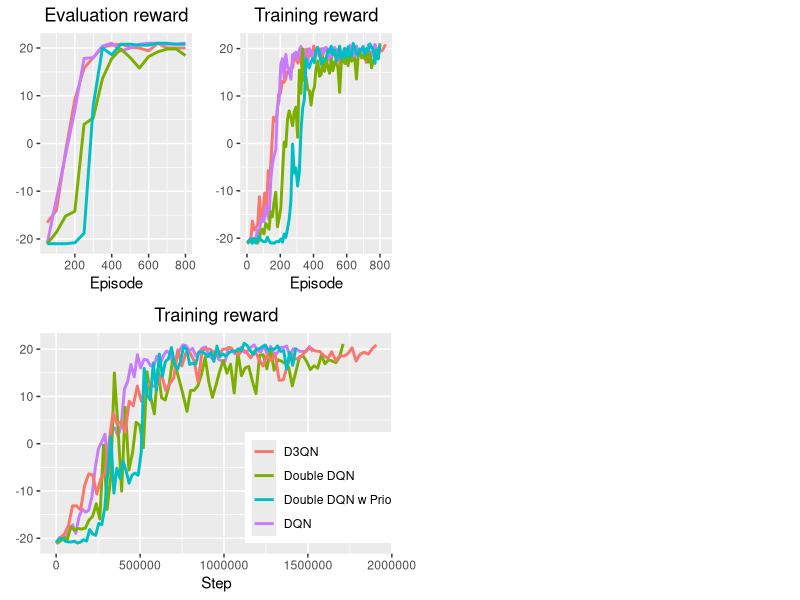

The R script that drew this image:
## ---- chunk 1
eval_reward_D3QN = read.csv("Pong/DuelingDoubleDQNData/eval_reward.csv")
training_reward_D3QN = read.csv("Pong/DuelingDoubleDQNData/training_reward.csv")

eval_reward_DQN = read.csv("Pong/DQNData/eval_reward.csv")
training_reward_DQN = read.csv("Pong/DQNData/training_reward.csv")

eval_reward_DDQN = read.csv("Pong/DoubleDQNData/eval_reward.csv")
training_reward_DDQN = read.csv("Pong/DoubleDQNData/training_reward.csv")

eval_reward_DDQNPrio = read.csv("Pong/DoubleDQNPrioData/eval_reward.csv")
training_reward_DDQNPrio = read.csv("Pong/DoubleDQNPrioData/training_reward.csv")
library(tidyverse)
library(viridis)
## ---- chunk 2
evalplot <- ggplot() + geom_line(aes(eval_reward_D3QN$Step, eval_reward_D3QN$Value, colour = "D3QN"), size = 1) + 
          geom_line(aes(eval_reward_DQN$Step, eval_reward_DQN$Value, colour = "DQN"), size = 1) +
          geom_line(aes(eval_reward_DDQN$Step, eval_reward_DDQN$Value, colour = "Double DQN"), size = 1) +
          geom_line(aes(eval_reward_DDQNPrio$Step, eval_reward_DDQNPrio$Value, colour = "Double DQN w Prio"), size = 1) +
          labs(title = "Evaluation reward", y = element_blank(),  x = "Episode") + 
          theme(plot.title = element_text(hjust = 0.5), legend.title = element_blank(), legend.position = "none")
## ---- chunk 3
ourColours = rainbow(3)
rewardplot <- ggplot() + geom_smooth(aes(training_reward_D3QN$Step, training_reward_D3QN$Value, colour = "D3QN"), span = 0.01, se = F) + 
                geom_smooth(aes(training_reward_DQN$Step, training_reward_DQN$Value, colour = "DQN"), span = 0.01, se = F) + 
                geom_smooth(aes(training_reward_DDQN$Step, training_reward_DDQN$Value, colour = "Double DQN"), span = 0.01, se = F) + 
                geom_smooth(aes(training_reward_DDQNPrio$Step, training_reward_DDQNPrio$Value, colour = "Double DQN w Prio"), span = 0.01, se = F) +
                labs(title="Training reward", x = "Episode", y = element_blank()) + 
                theme(plot.title = element_text(hjust = 0.5), legend.title=element_blank(),legend.position = "none")

## ---- chunk 4
dqnlog <- read.csv("Pong/PonglogOG.csv")
ddqnlog <- read.csv("Pong/PonglogD.csv")
d3qnlog <- read.csv("Pong/PonglogDD.csv")
ddqnPriolog <- read.csv("Pong/PonglogDPrio.csv")

line_width <- 1
logplot <- ggplot() + geom_smooth(aes(dqnlog$stepsdone, dqnlog$cum_reward, colour = "DQN"), span = 0.01, se = F, size = line_width) +
                geom_smooth(aes(ddqnlog$stepsdone, ddqnlog$cum_reward, colour = "Double DQN"), span = 0.01, se = F, size = line_width) +
                geom_smooth(aes(d3qnlog$stepsdone, d3qnlog$cum_reward, colour = "D3QN"), span = 0.01, se = F, size = line_width) +
                geom_smooth(aes(ddqnPriolog$stepsdone, ddqnPriolog$cum_reward, colour = "Double DQN w Prio"), span = 0.01, se = F, size = 1) +
                labs(title = "Training reward", x = "Step", y = element_blank())+
                theme(plot.title = element_text(hjust = 0.5), legend.title = element_blank(), legend.position = c(0.8,0.3))

  
## ---- chunk 5
library(gridExtra)
grid.arrange(evalplot, rewardplot, logplot,
             widths = c(1,1,2),
             layout_matrix = rbind(c(1,2),
                                   c(3,3))
             )
